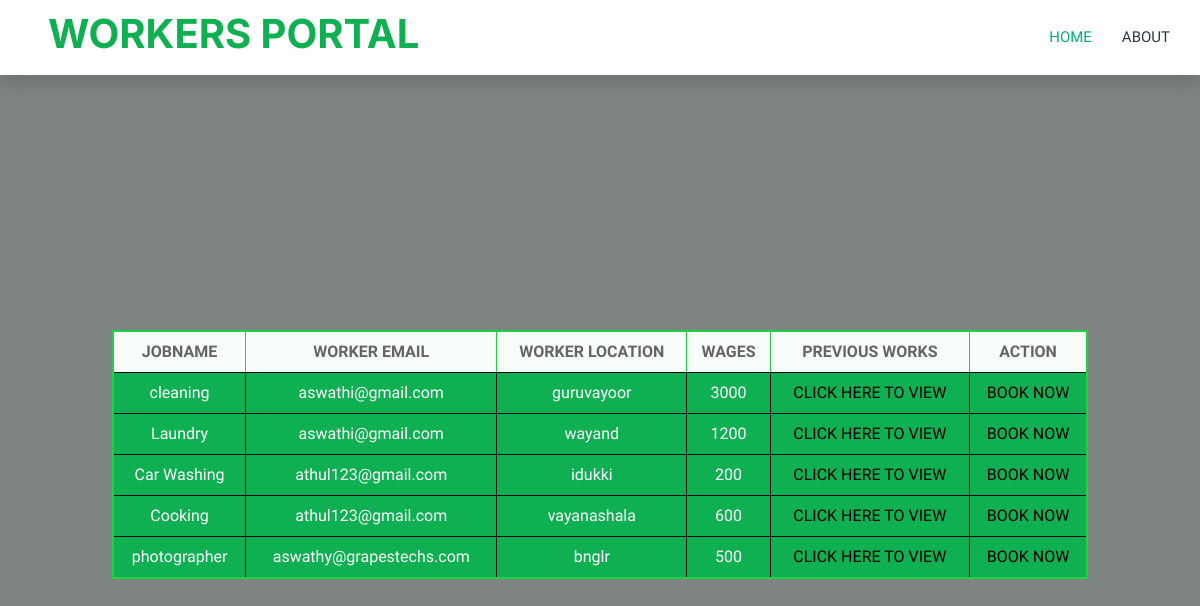
Screenshot of /userjoblisting/ with the database file from the repository.
### myapp/models.py (models this page shows)
class Jobposting(models.Model):
     jobname=models.CharField(max_length=20)
     location=models.CharField(max_length=20)
     email=models.CharField(max_length=20)
     username=models.CharField(max_length=20)
     dailywages=models.CharField(max_length=20)
     description=models.CharField(max_length=200)
     category = models.CharField(max_length=50)

### myapp/views.py (the view)
# urls.py: path('userjoblisting/',views.userjoblisting,name='userjoblisting'),
def userjoblisting(request):
    category = 'others'
    jobs = Jobposting.objects.filter(category=category)
    return render(request,'userjoblisting.html',{'jobs':jobs})

### myapp/templates/userjoblisting.html (shortened to what this page needs)
{% load static %}
<!DOCTYPE html>
<html lang="en">
<head>
    <link href="https://cdnjs.cloudflare.com/ajax/libs/font-awesome/5.10.0/css/all.min.css" rel="stylesheet">
    <link href="https://cdn.jsdelivr.net/npm/bootstrap-icons@1.4.1/font/bootstrap-icons.css" rel="stylesheet">
    <link href="{% static 'lib/animate/animate.min.css' %}" rel="stylesheet">
    <link href="{% static 'lib/owlcarousel/assets/owl.carousel.min.css' %}" rel="stylesheet">
    <link href="{% static 'css/bootstrap.min.css' %}" rel="stylesheet">
    <link href="{% static 'css/style.css' %}" rel="stylesheet">
</head>
<body>
        <nav class="navbar navbar-expand-lg bg-white navbar-light shadow sticky-top p-0">
            <a href="index.html" class="navbar-brand d-flex align-items-center text-center py-0 px-4 px-lg-5">
                <h1 style="color:rgb(14, 176, 81)">WORKERS PORTAL</h1>
            </a>
            <div class="collapse navbar-collapse" id="navbarCollapse">
                <div class="navbar-nav ms-auto p-4 p-lg-0">
                    <a href="/index/" class="nav-item nav-link active">Home</a>
                    <a href="about.html" class="nav-item nav-link">About</a>
                </div>
            </div>
        </nav>
                    <div class="position-absolute top-0 start-0 w-100 h-100 d-flex align-items-center" style="background: rgba(13, 13, 14, 0.5);">
                        <div class="container">
                            <div class="row justify-content-start">
                                        </head>
                                        <div class="tacontainer">
                                        <table>
                                            <tr>
                                                <th>JOBNAME</th>
                                                <th>WORKER EMAIL</th>
                                                <th>WORKER LOCATION</th>
                                                <th>WAGES</th>
                                                <th>PREVIOUS WORKS</th>
                                                <th>ACTION</th>
                                            </tr>
                                            {% for job in jobs %}
                                            <tr style="color:white">
                                                <td>{{job.jobname}}</td>
                                                <td>{{job.email}}</td>
                                                <td>{{job.location}}</td>
                                                <td>{{job.dailywages}}</td>
                                                <td> <a href="{% url 'listworks' name=job.username %}">CLICK HERE TO VIEW</a></td>
                                                <td><a href="{% url 'worker_booking' workername=job.username %}">BOOK NOW</a></td>
                                            </tr>
                                                {% endfor %}
                                        </table>
                                        </html>
</body>
</html>

### myapp/static/css/style.css (style rules this page uses)
:root { --primary: #00B074; --secondary: #2B9BFF; --light: #EFFDF5; --dark: #2B3940; }
.navbar-dark .navbar-nav .nav-link, .navbar-light .navbar-nav .nav-link { margin-right: 30px; padding: 25px 0; color: #FFFFFF; font-size: 15px; text-transform: uppercase; outline: none; }
.navbar-dark .navbar-nav .nav-link:hover, .navbar-dark .navbar-nav .nav-link.active, .navbar-light .navbar-nav .nav-link:hover, .navbar-light .navbar-nav .nav-link.active { color: var(--primary); }
.navbar-light .navbar-brand, .navbar-light a.btn { height: 75px; }
.navbar-light .navbar-nav .nav-link { color: var(--dark); font-weight: 500; }
.navbar-light.sticky-top { top: -100px; transition: .5s; }

### myapp/templates/userjoblisting.html (style rules this page uses)
table { border-collapse:collapse; width: 100%; text-align:center; border: 2px solid rgb(30, 210, 66); }
th,td { padding: 8px; text-align:center; border-bottom: 1px solid rgb(7, 7, 7); border-right: 1px solid rgb(13, 14, 13); }
th { background-color: hsl(150, 33%, 98%); border-right: 1px solid rgb(30, 210, 57); }
.tacontainer { min-width: 1000px; max-width: 1000px; margin:0 auto; margin-top:100px; }
a { color: black; }

### rows the page displays
Jobposting: jobname "cleaning", email "aswathi@gmail.com", location "guruvayoor", dailywages "3000"
Jobposting: jobname "Laundry", email "aswathi@gmail.com", location "wayand", dailywages "1200"
Jobposting: jobname "Car Washing", email "athul123@gmail.com", location "idukki", dailywages "200"
Jobposting: jobname "Cooking", email "athul123@gmail.com", location "vayanashala", dailywages "600"
Jobposting: jobname "photographer", email "aswathy@grapestechs.com", location "bnglr", dailywages "500"
